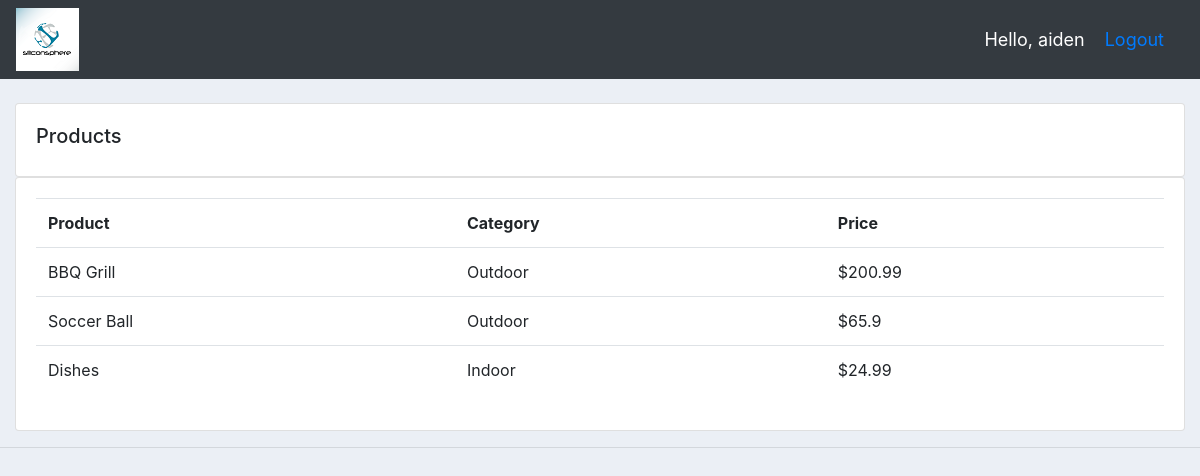
/products/ (signed in), run on the app's committed database.
### accounts/models.py (models this page shows, shortened)
class Product(models.Model):
    CATEGORY = (
            ('Indoor', 'Indoor'),
            ('Outdoor', 'Outdoor'),
    )
    name = models.CharField(max_length=200, null=True)
    price = models.FloatField(null=True)
    category = models.CharField(max_length=200, null=True, choices=CATEGORY)
    description = models.CharField(max_length=200, null=True, blank=True)
    date_created = models.DateTimeField(auto_now_add=True, null=True)
    tags = models.ManyToManyField(Tag)

### accounts/views.py (the view)
# urls.py: path('products/', views.products, name='products'),
@login_required(login_url='login')
def products(request):
    products = Product.objects.all()
    return render(request, 'accounts/products.html', {'products': products})

### accounts/templates/accounts/products.html
{% extends 'accounts/main.html' %}
{% block content %}
    <br>
    <div class="row">
        <div class="col-md">
            <div class="card card-body">
                <h5>Products</h5>
            </div>
            <div class="card card-body">
                <table class="table">
                    <tr>
                        <th>Product</th>
                        <th>Category</th>
                        <th>Price</th>
                    </tr>
                    {% for product in products %}
                    <tr>
                        <td>{{ product.name }}</td>
                        <td>{{ product.category }}</td>
                        <td>${{ product.price }}</td>
                    </tr>
                    {% endfor %}
                </table>
            </div>
        </div>
    </div>
{% endblock %}

### accounts/templates/accounts/navbar.html (shortened to what this page needs)
{% load static %}
<nav class="navbar navbar-expand-lg navbar-dark bg-dark">
    <img src="{% static 'images/23.png' %}">
    <span class="rt-side-msg">Hello, {{ request.user }} </span>
    <span class="rt-side-msg"><a href="{% url 'logout' %}">Logout</a></span>
  </nav>

### static/css/main.css (style rules this page uses)
body { background-color: #ebeff5; }

### accounts/templates/accounts/navbar.html (style rules this page uses)
.rt-side-msg { font-size: 18px; color: #fff; margin-right: 20px; float: right; }

### data on the page
Product: name "BBQ Grill", category "Outdoor", price "200.99"
Product: name "Soccer Ball", category "Outdoor", price "65.9"
Product: name "Dishes", category "Indoor", price "24.99"

### other printed values
{{ request.user }} "aiden"
